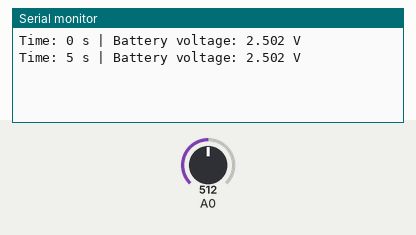
Simulated run of this sketch. Board: Arduino Uno, built with avr-gcc and run on an emulated ATmega328P. Parts: the last lines printed to the serial monitor. Inputs (shaded band) come from the test bench; at power-on: A0 = 512.

Above: at 5.8 s.
5.9 s: A0 set to 716
At 10.5 s:
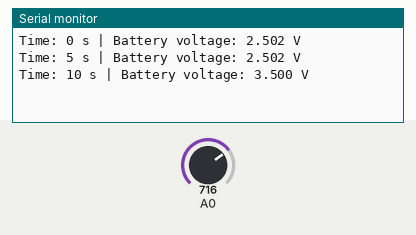
11.9 s: A0 set to 900
At 15.6 s:
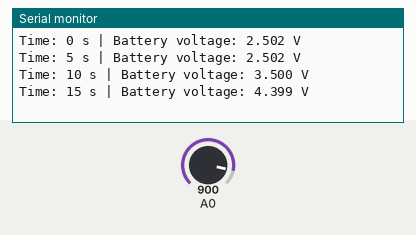
Timing chart, 0 to 17.1 s (numbered marks = the images above; inputs shaded):
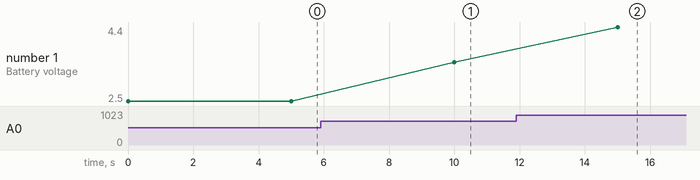

The sketch:

VoltMeter.ino
```cpp
void setup() {
  Serial.begin(9600);
}

void loop() {
  int reading = analogRead(A0);
  float voltage = reading * (5.0 / 1023.0);

  Serial.print("Time: ");
  Serial.print(millis() / 1000);
  Serial.print(" s | Battery voltage: ");
  Serial.print(voltage, 3);
  Serial.println(" V");

  delay(5000);
}
```

Measured:
- after the input at 5.9 s, the serial monitor: prints a new line after 4.1 s (image 1)
- after the input at 11.9 s, the serial monitor: prints a new line after 3.1 s (image 2)
- plotted number 1: 2.5 → 3.5 after the input at 5.9 s, 3.5 → 4.4 after the input at 11.9 s
